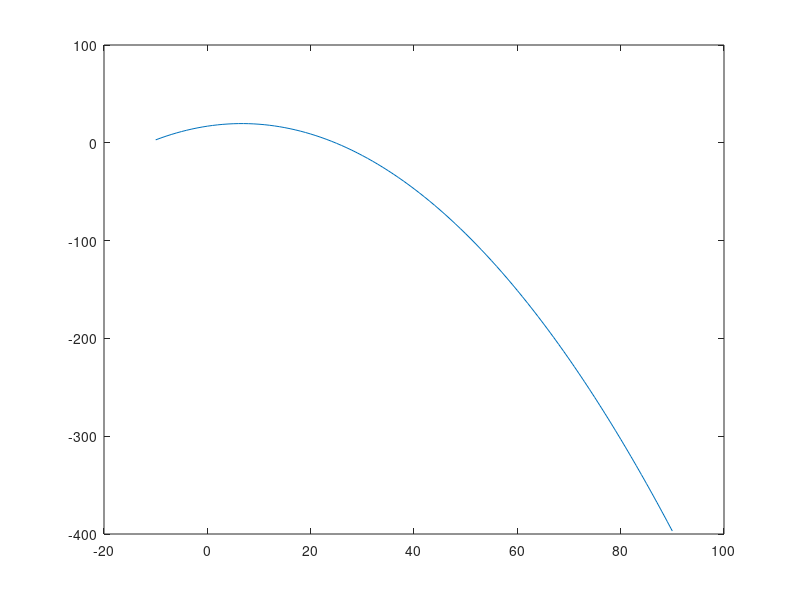

MATLAB code to generate this figure: (Note: this script raises an error after producing the figure.)
function egg()

    egg_params = struct();
    egg_params.a = 3; egg_params.b = 2; egg_params.c = .15;
    %specify the position and orientation of the egg
    x0 = 5; y0 = 5; theta = pi/6;
    figure;
% %     compute the perimeter of the egg
%     hold on; axis equal; axis square
%     axis([0,10,0,10])
%     [V_list, G_list] = egg_func(linspace(0,1,100),x0,y0,theta,egg_params);
%     %plot the perimeter of the egg
%     plot(V_list(1,:),V_list(2,:),'k');
%     hold on
%     [x_min, x_max, y_min, y_max] = bounding_box(x0, y0, theta, egg_params)
%     plot([x_min, x_max, x_max, x_min, x_min], [y_min y_min, y_max, y_max, y_min])
%     hold off
    
%     collision_func(@egg_trajectory01, egg_params, 10, 0)
    t = 0:0.1:10
    [x0,y0,theta] = egg_trajectory01(t)
    plot(x0, y0)
    animation_example(egg_params,@egg_trajectory01,10,0)


end

%% EGG CALL
%template for how to properly call egg_func
%also provides example for how to interpret outputs
function eggxample01()
    %set the oval hyper-parameters
    egg_params = struct();
    egg_params.a = 3; egg_params.b = 2; egg_params.c = .15;
    %specify the position and orientation of the egg
    x0 = 5; y0 = 5; theta = pi/6;
    %set up the axis
    hold on; axis equal; axis square
    axis([0,10,0,10])
    %plot the origin of the egg frame
    plot(x0,y0,'ro','markerfacecolor','r');
    %compute the perimeter of the egg
    [V_list, G_list] = egg_func(linspace(0,1,100),x0,y0,theta,egg_params);
    %plot the perimeter of the egg
    plot(V_list(1,:),V_list(2,:),'k');
    %compute a single point along the egg (s=.8)
    %as well as the tangent vector at that point
    [V_single, G_single] = egg_func(.8,x0,y0,theta,egg_params);
    %plot this single point on the egg
    plot(V_single(1),V_single(2),'ro','markerfacecolor','r');
    %plot this tangent vector on the egg
    vector_scaling = .1;
    tan_vec_x = [V_single(1),V_single(1)+vector_scaling*G_single(1)];
    tan_vec_y = [V_single(2),V_single(2)+vector_scaling*G_single(2)];
    plot(tan_vec_x,tan_vec_y,'g')
    hold on;
end
%% LEFT RIGHT BOUNDS
function [xmin, xmax, s_root_x] = LR_bounding(x0, y0, theta, egg_params)
    egg_wrapper_2x = @(s) egg_wrapper_x(s,x0,y0,theta,egg_params);
    s_guess_list = [0, 1/3, 2/3];
    x_list = zeros(length(s_guess_list), 1);
    for n=1:length(s_guess_list)
        s_guess = s_guess_list(n);
        s_root_x = secant_solver(egg_wrapper_2x, s_guess, s_guess+1e-5);
        [V,G] = egg_func(s_root_x, x0, y0, theta, egg_params);
        x_list(n) = V(1);
    end
    xmin = min(x_list);
    xmax = max(x_list);
end
%% TOP BOTTOM BOUNDS
function [ymin, ymax, s_root_y] = TB_bounding(x0, y0, theta, egg_params)
    egg_wrapper_2y = @(s) egg_wrapper_y(s,x0,y0,theta,egg_params);
    s_guess_list = [0, 1/3, 2/3];
    y_list = zeros(length(s_guess_list), 1);
    for n=1:length(s_guess_list)
        s_guess = s_guess_list(n);
        s_root_y = secant_solver(egg_wrapper_2y, s_guess, s_guess+1e-5);
        [V,G] = egg_func(s_root_y, x0, y0, theta, egg_params);
        y_list(n) = V(2);
    end
    ymin = min(y_list);
    ymax = max(y_list);
end

%% BOUNDING BOX
function [x_min, x_max, y_min, y_max, x_list, y_list] = bounding_box(x0, y0, theta, egg_params)
    [x_min, x_max, x_list] = LR_bounding(x0, y0, theta, egg_params);
    [y_min, y_max, y_list] = TB_bounding(x0, y0, theta, egg_params);
end

%% WRAPPER X
%wrapper function that calls egg_func
%and only returns the x coordinate of the
%point on the perimeter of the egg
%(single output)
function x_out = egg_wrapper_x(s,x0,y0,theta,egg_params)
    [V, G] = egg_func(s,x0,y0,theta,egg_params);
    x_out = G(1);
end
%% WRAPPER Y
%wrapper function that calls egg_func
%and only returns the x coordinate of the
%point on the perimeter of the egg
%(single output)
function y_out = egg_wrapper_y(s,x0,y0,theta,egg_params)
    [V, G] = egg_func(s,x0,y0,theta,egg_params);
    y_out = G(2);
end
%% PARABOLIC TRAJECTORY
function [x0,y0,theta] = egg_trajectory01(t)
    x0 = 10*t -10;
    y0 = -6*t.^2 + 20*t + 3;
    theta = 2*t;
end
%% BOUNDING WRAPPER X
function x_traj = x_bounding_traj(t, traj_fun, egg_params)
    [x0,y0,theta] = traj_fun(t);
    [x_min, x_max, y_min, y_max] = bounding_box(x0, y0, theta, egg_params);
    x_traj = x_max;
end
%% BOUNDING WRAPPER Y
function y_traj = y_bounding_traj(t, traj_fun, egg_params)
    [x0,y0,theta] = traj_fun(t);
    [x_min, x_max, y_min, y_max] = bounding_box(x0, y0, theta, egg_params);
    y_traj = y_min;
end
%% COLLISION
%Function that computes the collision time for a thrown egg
%INPUTS:
%traj_fun: a function that describes the [x,y,theta] trajectory
% of the egg (takes time t as input)
%egg_params: a struct describing the hyperparameters of the oval
%y_ground: height of the ground
%x_wall: position of the wall
%OUTPUTS:
%t_ground: time that the egg would hit the ground
%t_wall: time that the egg would hit the wall

function [t_ground,t_wall] = collision_func(traj_fun, egg_params, x_wall, y_ground)
    x_traj_wrapper_2 = @(t) x_bounding_traj(t, traj_fun, egg_params) - x_wall;
    y_traj_wrapper_2 = @(t) y_bounding_traj(t, traj_fun, egg_params) - y_ground;

    t_ground = bisection_solver(y_traj_wrapper_2, 0, 10);
    t_wall = bisection_solver(x_traj_wrapper_2, 0, 10); 
end
%% ANIMATION
%Short example demonstrating how to create a MATLAB animation
%In this case, a square moving along an elliptical path
function animation_example( egg_params,traj_fun,x_wall,y_ground)
    mypath1 = 'C:\Users\ldao\Downloads\';
    fname='egg_animation.avi';
    input_fname = [mypath1,fname];
    %create a videowriter, which will write frames to the animation file
    writerObj = VideoWriter(input_fname);
    %must call open before writing any frames
    open(writerObj);

    [x0,y0,theta] = traj_fun(0);
    fig1 = figure(1);
    hold on; axis equal; axis square
    axis([-20,40,-20,40])
    [V_list, G_list] = egg_func(linspace(0,1,100),x0,y0,theta,egg_params);
    x_coords = V_list(1,:);
    y_coords = V_list(2,:);
    egg_plot = plot(x_coords, y_coords,'k');
    hold on
    [t_ground,t_wall] = collision_func(traj_fun, egg_params, x_wall, y_ground)
    stop = min([t_wall,t_ground]);

    yline(y_ground);
    xline(x_wall);

    for t=0:.01:3
        [x_shift, y_shift, theta_shift] = traj_fun(min(t, stop));
        
        [V_list, G_list] = egg_func(linspace(0,1,100),x_shift,y_shift,theta_shift,egg_params);

        [x_min, x_max, y_min, y_max, s_root_x, s_root_y] = bounding_box(x0, y0, theta, egg_params)
        
        x_coords = V_list(1,:);
        y_coords = V_list(2,:);

        set(egg_plot,'xdata',x_coords,'ydata',y_coords);
        drawnow;
        hold on
        if t >= stop
            %x_stop = egg_wrapper_x(s_root_x,x0,y0,theta,egg_params)
            %y_stop = egg_wrapper_y(s_root_y,x0,y0,theta,egg_params)
            if t_ground < t_wall
                y_stop = y_bounding_traj(stop, traj_fun, egg_params);
                [x_stop, y_pt, theta] = traj_fun(stop);
                plot(x_stop, y_stop, 'o', 'MarkerFaceColor', 'r')
            elseif t_wall < t_ground
                x_stop = x_bounding_traj(stop, traj_fun, egg_params);
                [x_pt, y_stop, theta] = traj_fun(stop);
                plot(x_stop, y_stop, 'o', 'MarkerFaceColor', 'r')
            end
        end

        current_frame = getframe(fig1);
        %write the frame to the video
        writeVideo(writerObj,current_frame);
    end
    
    %must call close after all frames are written
    close(writerObj);
end
%% EGG FUNCTION
%This function generates the parametric curve describing an oval
%INPUTS:
%s: the curve parametr. s is a number from 0 to 1. The curve function has a
% period of 1, so s=.3 and s=1.3 will generate the same output
% s can also be a list (row vector) of numbers
%theta: rotation of the oval. theta is a number from 0 to 2*pi.
% Increasing theta rotates the oval counterclockwise
%x0: horizontal offset of the oval
%y0: vertical offset of the oval
%egg_params: a struct describing the hyperparameters of the oval
% egg_params has three variables, a,b, and c
% without any rotation/translation, the oval satisfies the equation:
% x^2/a^2 + (y^2/b^2)*e^(c*x) = 1
% tweaking a,b,c changes the shape of the oval
%OUTPUTS:
%V: the position of the point on the oval given the inputs
% If s is a single number, then V will have the form of a column vector
% [x_out;y_out] where (x_out,y_out) are the coordinates of the point on
% the oval. If the input t is a list of numbers (a row vector) i.e.:
% s = [s_1,...,s_N]
% then V will be an 2xN matrix:
% [x_1,...,x_N; y_1,...,y_N]
% where (x_i,y_i) correspond to input s_i
%G: the gradient of V taken with respect to s
% If s is a single number, then G will be the column vector [dx/ds; dy/ds]
% If s is the list [s_1,...,s_N], then G will be the 2xN matrix:
% [dx_1/ds_1,...,dx_N/ds_N; dy_1/ds_1,...,dy_N/ds_N]
function [V, G] = egg_func(s,x0,y0,theta,egg_params)
    %unpack the struct
    a=egg_params.a;
    b=egg_params.b;
    c=egg_params.c;
    %compute x (without rotation or translation)
    x = a*cos(2*pi*s);
    %useful intermediate variable
    f = exp(-c*x/2);
    %compute y (without rotation or translation)
    y = b*sin(2*pi*s).*f;
    %compute the derivatives of x and y (without rotation or translation)
    dx = -2*pi*a*sin(2*pi*s);
    df = (-c/2)*f.*dx;
    dy = 2*pi*b*cos(2*pi*s).*f + b*sin(2*pi*s).*df;
    %rotation matrix corresponding to theta
    R = [cos(theta),-sin(theta);sin(theta),cos(theta)];
    %compute position and gradient for rotated + translated oval
    V = R*[x;y]+[x0*ones(1,length(theta));y0*ones(1,length(theta))];
    G = R*[dx;dy];
end